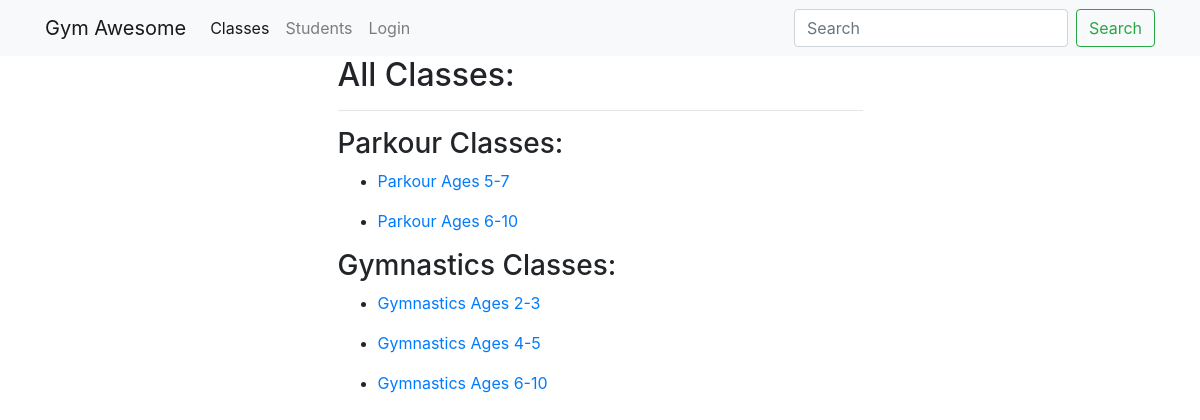
/classes/, run on the app's committed database.
### attendance/models.py (models this page shows, shortened)
class Classroom(models.Model):
    CLASS_CHOICES = (
        ('Parkour Ages 5-7', 'Ninja Parkour'),
        ('Parkour Ages 6-10', 'Pee Wee Parkour'),
        ('Gymnastics Ages 2-3', 'Little Rabits'),
        ('Gymnastics Ages 4-5', 'Little Kangaroos'),
        ('Gymnastics Ages 6-10', 'Level 1&2'),
    )
    CLASS_TYPE = (
        ('Parkour', 'Parkour'),
        ('Gymnastics', 'Gymnastics')
    )
    name = models.CharField(
        max_length=50,
        choices = CLASS_CHOICES,
    )
    age_limit = models.CharField(max_length=50)
    type = models.CharField(
        max_length=20,
        choices = CLASS_TYPE
    )

### attendance/views.py (the view)
# urls.py: path('classes/', views.ClassroomListView.as_view(), name='classroom_list'),
class ClassroomListView(ListView):
    model = Classroom
    def get_context_data(self, *args, **kwargs):
        context = super().get_context_data(*args, **kwargs)
        parkour_classes = Classroom.objects.filter(type='Parkour')
        gymnastics_classes = Classroom.objects.filter(type='Gymnastics')
        all_classes = [parkour_classes, gymnastics_classes]
        context['all_classes'] = all_classes
        return context

### attendance/templates/attendance/classroom_list.html
{% extends 'base.html' %}
{% block page_content %}
<div class='col-md-6 offset-md-3'>
    <h2>All Classes:</h1>
    <hr>
    {% for classgroup in all_classes %}
        <h3>{{classgroup.first.type}} Classes:</h2>
        {% for class in classgroup %}
            <ul>
                <li>
                    <a href="{% url 'classroom_detail' class.pk %}">{{class.name}}</a>
                </li>
            </ul>
        {% endfor %}
     {% endfor %}
</div>
{% endblock %}

### data on the page
Classroom: first.type "Parkour", name "Parkour Ages 5-7"
Classroom: name "Parkour Ages 6-10"
Classroom: first.type "Gymnastics", name "Gymnastics Ages 2-3"
Classroom: name "Gymnastics Ages 4-5"
Classroom: name "Gymnastics Ages 6-10"
